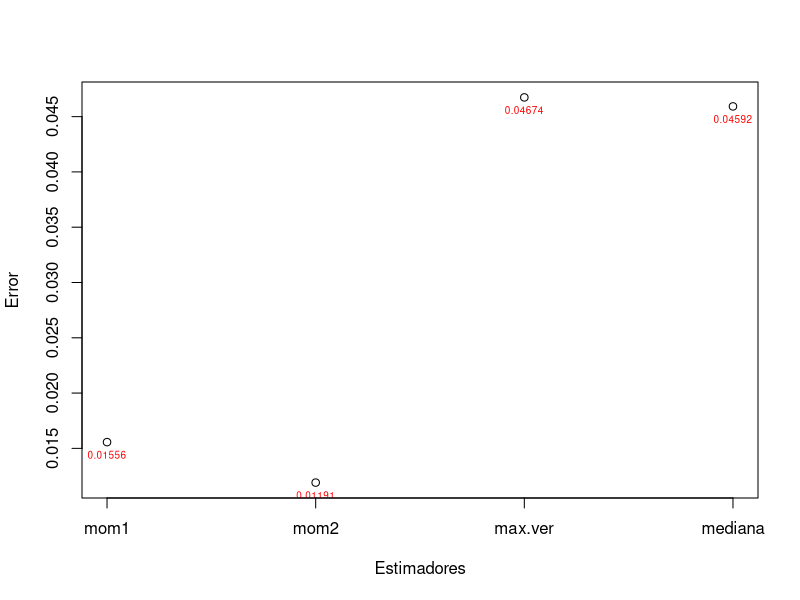
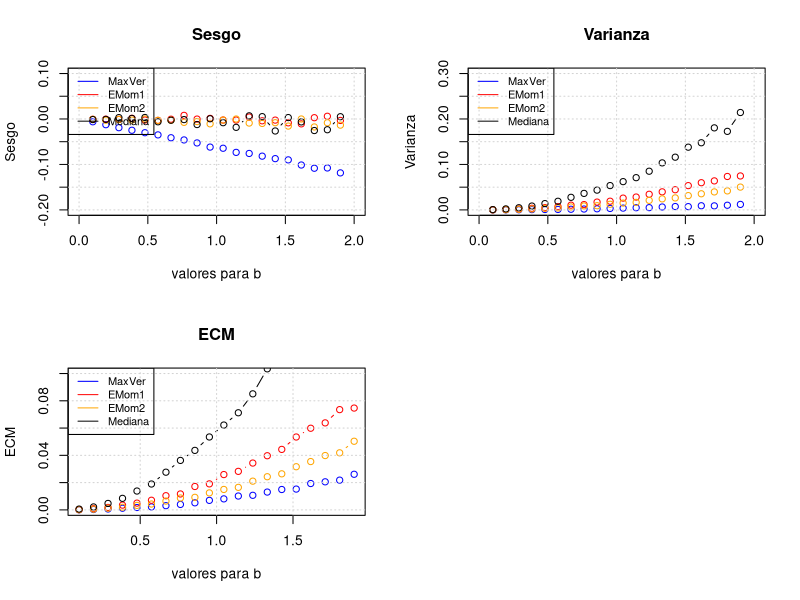
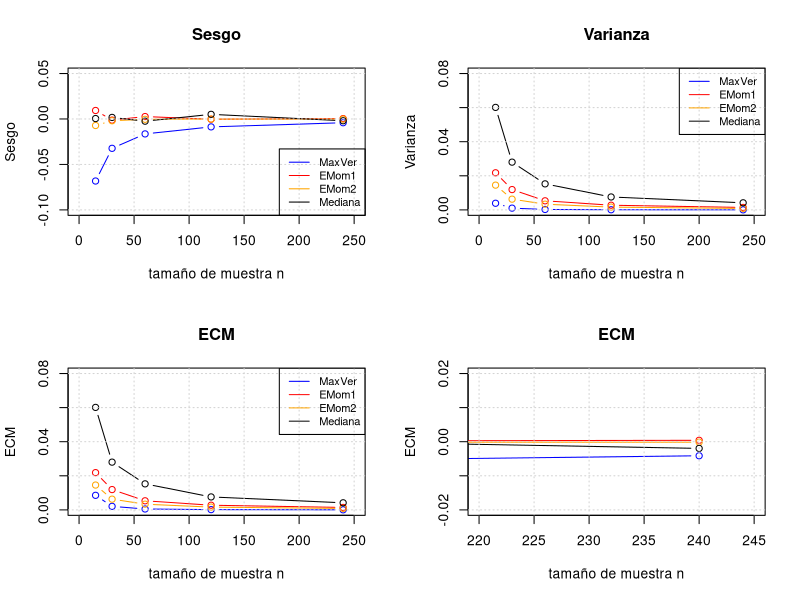
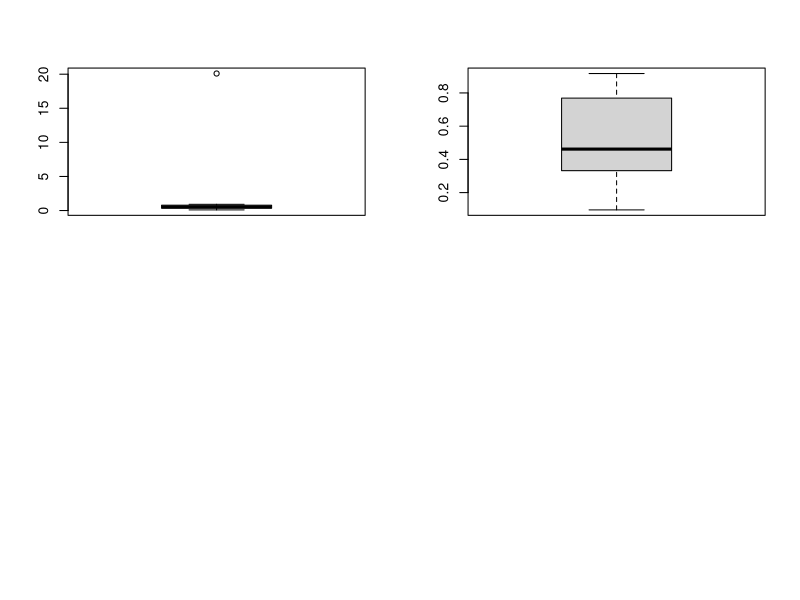
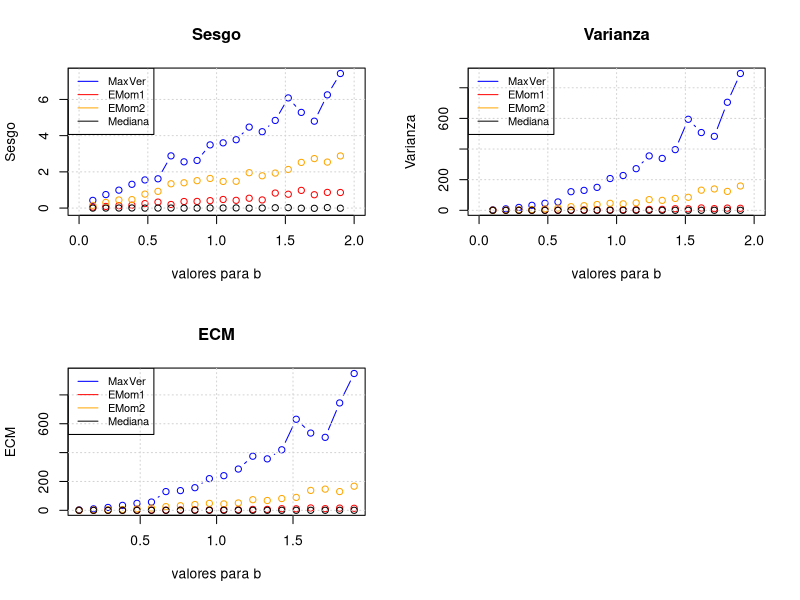

Write the R code that produced these figures, in order.

# Función estimadora de primeros momentos
bmom1 = function(muestra){
    return(2*mean(muestra))
}



# Función estimadora de segundos momentos
bmom2 = function(muestra){
    n <- length(muestra)
    return(sqrt(3 * mean(muestra^2)))
}

# Estimador de maxima verosimilitud
bmv = function(muestra){
    return(max(muestra))
}

bmed = function(muestra){
    return(2*median(muestra))
}

b <- 1
n <- 15
muestra <- runif(n, min=0, max=b)

bmom1(muestra)
bmom2(muestra)
bmv(muestra)
bmed(muestra)

# Calculo errores
error_momento_1 <- b - bmom1(muestra)
error_momento_2 <- b - bmom2(muestra)
error_max_ver   <- b - bmv(muestra)
error_mediana   <- b - bmed(muestra)
# Agrupo datos para plot
errores <- c(error_momento_1, error_momento_2, error_max_ver,error_mediana)
nombres <- c('mom1','mom2','max.ver','mediana')
# Imprimo y ploteo errores para una mejor comparación
matrix(c(nombres, round(errores,5)), nrow=2, ncol=4, byrow=TRUE)
# Plot
#options(repr.plot.width=7, repr.plot.height=7)
plot(errores, xlab="Estimadores", ylab="Error", xaxt='n')
text(errores, as.character(round(errores,5)), cex=0.6, pos=1, col="red")
axis(1, c(1,2,3,4), nombres) 

experimento = function(){
    # a)
    b <- 1
    n <- 15
    muestra <- runif(n, min=0, max=b)
    # b)
    b_mom1 <- bmom1(muestra)
    b_mom2 <- bmom2(muestra)
    b_mv  <- bmv(muestra)
    b_med <- bmed(muestra)
    #devuelvo un vector de estimadores
    c(b_mom1, b_mom2, b_mv, b_med)
}

# c)
nrep <- 1000
estimadores <- array(dim=c(nrep,4), dimnames=list(1:nrep, c("b_mom1", "b_mom2", "b_mv", "b_med")))
for(i in 1:nrep){
    estimadores[i,] <- array(experimento())
}

# Estimaciones guardadas de cada experimento
estimadores[2:4,]
estimadores[997:1000,]

# d)
# aplico mean a cada columna (estimador) de mi data
b_muestrales <- apply(estimadores, MARGIN=2, FUN=mean)
print(b_muestrales)

#sesgos <- medias_muestrales - b
b <- 1
sesgos <- b_muestrales - b

print(sesgos)

# e)
varianzas_muestrales <- apply(estimadores, MARGIN=2, FUN=var)

print(varianzas_muestrales)

# f) Aproximación del Error Cuadratico Medio (ECM)
ECM <- varianzas_muestrales + sesgos^2
print(ECM)

# Funciones simuladoras:
# Devuelven sesgo y varianza aproximados
# promediando 1000 experimentos
# con Estimador de Maxima Verosimilitud
simulacion_mv = function(b, n){
    nE <- 1000
    # Guardo todas las estimaciones
    all_b_est <- vector(length=nE)
    varianza <- vector(length=nE)
    for (i in 1:nE){
        muestra <- runif(n, min=0, max=b)
        b_est <- bmv(muestra)
        # Guardo b estimado para calcular Sesgo/Var luego
        all_b_est[i] <- b_est
    }
    # Calculo Sesgo y Varianza usando todas las muestras
    sesgo_est <- mean(all_b_est) - b
    # Calculo varianza muestral, usando b estimados
    varianza_est <- var(all_b_est)
    return(c(sesgo_est, varianza_est))
}

# con Estimador de 1er Momento
simulacion_mom = function(b, n){
    nE <- 1000
    all_b_est <- vector(length=nE)
    varianza <- vector(length=nE)
    for (i in 1:nE){
        muestra <- runif(n, min=0, max=b)
        b_est <- bmom1(muestra)
        all_b_est[i] <- b_est
    }
    sesgo_est <- mean(all_b_est) - b
    varianza_est <- var(all_b_est)
    return(c(sesgo_est, varianza_est))
}

# Agrego también simulación de 2do momento
simulacion_mom2 = function(b, n){
    nE <- 1000
    all_b_est <- vector(length=nE)
    varianza <- vector(length=nE)
    for (i in 1:nE){
        muestra <- runif(n, min=0, max=b)
        b_est <- bmom2(muestra)
        all_b_est[i] <- b_est
        }
    sesgo_est <- mean(all_b_est) - b
    varianza_est <- var(all_b_est)
    return(c(sesgo_est, varianza_est))
}

# con Mediana de la muestra
simulacion_med = function(b, n){
    nE <- 1000
    all_b_est <- vector(length=nE)
    varianza <- vector(length=nE)
    for (i in 1:nE){
        muestra <- runif(n, min=0, max=b)
        b_est <- bmed(muestra)
        all_b_est[i] <- b_est
        }
    sesgo_est <- mean(all_b_est) - b
    varianza_est <- var(all_b_est)
    return(c(sesgo_est, varianza_est))
}

# Calculo sesgos, varianzas y ECM para 20 valores
# distintos de b entre 0 y 2 (no inclusives)
nB <- 20
b_values <- seq(0.1, 1.9, by=1.8/(nB-1))
# nB filas, 3 columnas: (bias, var, ECM)
results_mv   <- matrix(nrow=nB, ncol=3)
results_mom  <- matrix(nrow=nB, ncol=3)
results_mom2 <- matrix(nrow=nB, ncol=3)
results_med  <- matrix(nrow=nB, ncol=3)

for (i in 1:nB){
    b <- b_values[i]
    results_mv[i,1:2]   <- simulacion_mv(b, 15)
    results_mom[i,1:2]  <- simulacion_mom(b, 15)
    results_mom2[i,1:2] <- simulacion_mom2(b, 15)
    results_med[i,1:2]  <- simulacion_med(b, 15)
    # ECM = Var + Sesgo^2
    results_mv[i,3]   <- results_mv[i,1]^2   + results_mv[i,2]
    results_mom[i,3]  <- results_mom[i,1]^2  + results_mom[i,2]
    results_mom2[i,3] <- results_mom2[i,1]^2 + results_mom2[i,2]
    results_med[i,3]  <- results_med[i,1]^2  + results_med[i,2]
}

par(mfrow=c(2,2))
# Sesgos
plot(b_values, results_mv[,1], ylim=c(-0.2,0.1), xlim=c(0,2),
     col="blue", main="Sesgo", xlab="valores para b", ylab="Sesgo", type="b")
points(b_values, results_mom[,1], col="red", type="b")
points(b_values, results_mom2[,1], col="orange", type="b")
points(b_values, results_med[,1], col="black", type="b")
grid()
transpa_color <- rgb(0, 0, 0, max = 255, alpha = 0, names = "transparent")
legend("topleft", bg=transpa_color,legend=c("MaxVer", "EMom1", "EMom2", "Mediana"),
       col=c("blue", "red", "orange", "black"), lty=1, cex=0.8,
       box.lty=1)
# Varianzas
plot(b_values, results_mv[,2], ylim=c(0,0.3), xlim=c(0,2),
     col="blue", main="Varianza", xlab="valores para b", ylab="Varianza", type="b")
points(b_values, results_mom[,2], col="red", type="b")
points(b_values, results_mom2[,2], col="orange", type="b")
points(b_values, results_med[,2], col="black", type="b")
grid()
transpa_color <- rgb(0, 0, 0, max = 255, alpha = 0, names = "transparent")
legend("topleft", bg=transpa_color,legend=c("MaxVer", "EMom1", "EMom2", "Mediana"),
       col=c("blue", "red", "orange", "black"), lty=1, cex=0.8,
       box.lty=1)
# ECM = Var + Sesgo^2
plot(b_values, results_mv[,3], col="blue", main="ECM", xlab="valores para b", ylab="ECM", type="b", ylim=c(0.0,0.1))
points(b_values, results_mom[,3], col="red", type="b")
points(b_values, results_mom2[,3], col="orange", type="b")
points(b_values, results_med[,3], col="black", type="b")
grid()
transpa_color <- rgb(0, 0, 0, max = 255, alpha = 0, names = "transparent")
legend("topleft", bg=transpa_color,legend=c("MaxVer", "EMom1", "EMom2", "Mediana"),
       col=c("blue", "red", "orange", "black"), lty=1, cex=0.8,
       box.lty=1)

# Calculo sesgos, varianzas para distintos valores de n
n_values <- c(15, 30, 60, 120, 240)
nN <- length(n_values)
# nN filas, 4 columnas: (n, Sesgo, Var, ECM)
results_mv   <- matrix(nrow=nN, ncol=4)
results_mom  <- matrix(nrow=nN, ncol=4)
results_mom2 <- matrix(nrow=nN, ncol=4)
results_med  <- matrix(nrow=nN, ncol=4)

for (i in 1:nN){
    n <- n_values[i]
    # Guardo n en [1]
    results_mv[i,1]   <- n
    results_mom[i,1]  <- n
    results_mom2[i,1] <- n
    results_med[i,1]  <- n
    # Realizo 1000 simulaciones y guardo
    # Sesgos[2] y Varianzas[3] para graficarlos
    results_mv[i,2:3]   <- simulacion_mv(1, n)
    results_mom[i,2:3]  <- simulacion_mom(1, n)
    results_mom2[i,2:3] <- simulacion_mom2(1, n)
    results_med[i,2:3]  <- simulacion_med(1, n)
    # ECM[4] = Sesgo^2 + Var
    results_mv[i,4]   <- results_mv[i,2]^2   + results_mv[i,3]
    results_mom[i,4]  <- results_mom[i,2]^2  + results_mom[i,3]
    results_mom2[i,4] <- results_mom2[i,2]^2 + results_mom2[i,3]
    results_med[i,4]  <- results_med[i,2]^2  + results_med[i,3]
}

results_mv
# n   Sesgo    Varianza   ECM

par(mfrow=c(2,2))
# Sesgos
plot(results_mv[,c(1,2)], ylim=c(-0.10,0.05), xlim=c(0,250),
     col="blue", main="Sesgo", xlab="tamaño de muestra n", ylab="Sesgo", type="b")
points(results_mom[,c(1,2)], col="red", type="b")
points(results_mom2[,c(1,2)], col="orange", type="b")
points(results_med[,c(1,2)], col="black", type="b")
grid()
transpa_color <- rgb(0, 0, 0, max = 255, alpha = 0, names = "transparent")
legend("bottomright", bg=transpa_color,legend=c("MaxVer", "EMom1", "EMom2", "Mediana"),
       col=c("blue", "red", "orange", "black"), lty=1, cex=0.8,
       box.lty=1)
# Varianzas
plot(results_mv[,c(1,3)], ylim=c(0.0,0.08), xlim=c(0,250),
     col="blue", main="Varianza", xlab="tamaño de muestra n", ylab="Varianza", type="b")
points(results_mom[,c(1,3)], col="red", type="b")
points(results_mom2[,c(1,3)], col="orange", type="b")
points(results_med[,c(1,3)], col="black", type="b")
grid()
transpa_color <- rgb(0, 0, 0, max = 255, alpha = 0, names = "transparent")
legend("topright", bg=transpa_color,legend=c("MaxVer", "EMom1", "EMom2", "Mediana"),
       col=c("blue", "red", "orange", "black"), lty=1, cex=0.8,
       box.lty=1)
# ECM 
plot(results_mv[,c(1,4)], col="blue", main="ECM", xlab="tamaño de muestra n", ylab="ECM", type="b", ylim=c(0.0,0.08), xlim=c(0,250))
points(results_mom[,c(1,4)], col="red", type="b")
points(results_mom2[,c(1,4)], col="orange", type="b")
points(results_med[,c(1,4)], col="black", type="b")
grid()
transpa_color <- rgb(0, 0, 0, max = 255, alpha = 0, names = "transparent")
legend("topright", bg=transpa_color, legend=c("MaxVer", "EMom1", "EMom2", "Mediana"),
       col=c("blue", "red", "orange", "black"), lty=1, cex=0.8,
       box.lty=1)

# Zoom en mayor n alcanzado
plot(results_mv, ylim=c(-0.02, 0.02), xlim=c(220,245),
     col="blue", main="ECM", xlab="tamaño de muestra n", ylab="ECM", type="b")
points(results_mom, col="red", type="b")
points(results_mom2, col="orange", type="b")
points(results_med, col="black", type="b")
grid()

X <- c(0.917, 0.247, 0.384, 0.530, 0.798,
       0.912, 0.096, 0.684, 0.394, 20.1,
       0.769, 0.137, 0.352, 0.332, 0.670)

b_mv <- bmv(X)
b_mom <- bmom1(X)
b_mom2 <- bmom2(X)
b_med <- bmed(X)

b_mv
b_mom
b_mom2
b_med

boxplot(X)

X_fixed <- c(0.917, 0.247, 0.384, 0.530, 0.798,
       0.912, 0.096, 0.684, 0.394,
       0.769, 0.137, 0.352, 0.332, 0.670)

b_mv <- bmv(X_fixed)
b_mom <- bmom1(X_fixed)
b_mom2 <- bmom2(X_fixed)
b_med <- bmed(X_fixed)

b_mv
b_mom
b_mom2
b_med

boxplot(X_fixed)

n <- 15
b <- 1
X <- runif(n, 0, b)

# Minicódigo a implementar en funciones simuladoras
X_cont <- X
# Contamino cada elemento con proba 0.005
for(i in 1:n){
    pC <- 0.005 # 1/200
    if(runif(1) < pC){
        
        X_cont[i] <- X_cont[i] * 100
    }
}

# De manera más eficiente (y bonita :)
pC <- 1/200
mask <- runif(n)
X_cont[mask<pC] <- X_cont[mask<pC] * 100

# Funciones simuladoras CON CONTAMINACIÓN:
# Devuelven sesgo y varianza aproximados
# promediando 1000 experimentos
# con Estimador de Maxima Verosimilitud
simulacion_mv_cont = function(b, n){
    nE <- 1000
    # Guardo todas las estimaciones
    all_b_est <- vector(length=nE)
    varianza <- vector(length=nE)
    for (i in 1:nE){
        muestra <- runif(n, min=0, max=b)
        # --[Contaminación con proba pC]--
        pC <- 1/200
        mask <- runif(n)
        muestra[mask<pC] <- muestra[mask<pC] * 100
        # --[Fin contaminación]--
        b_est <- bmv(muestra)
        # Guardo b estimado para calcular Sesgo luego
        all_b_est[i] <- b_est
    }
    # Calculo Sesgo y Varianza usando todas las muestras
    sesgo_est <- mean(all_b_est) - b
    varianza_est <- var(all_b_est)
    return(c(sesgo_est, varianza_est))
}

# con Estimador de 1er Momento
simulacion_mom_cont = function(b, n){
    nE <- 1000
    all_b_est <- vector(length=nE)
    varianza <- vector(length=nE)
    for (i in 1:nE){
        muestra <- runif(n, min=0, max=b)
        # --[Contaminación con proba pC]--
        pC <- 1/200
        mask <- runif(n)
        muestra[mask<pC] <- muestra[mask<pC] * 100
        # --[Fin contaminación]--
        b_est <- bmom1(muestra)
        all_b_est[i] <- b_est
    }
    sesgo_est <- mean(all_b_est) - b
    varianza_est <- var(all_b_est)
    return(c(sesgo_est, varianza_est))
}

# Agrego también simulación de 2do momento
simulacion_mom2_cont = function(b, n){
    nE <- 1000
    all_b_est <- vector(length=nE)
    varianza <- vector(length=nE)
    for (i in 1:nE){
        muestra <- runif(n, min=0, max=b)
        # --[Contaminación con proba pC]--
        pC <- 1/200
        mask <- runif(n)
        muestra[mask<pC] <- muestra[mask<pC] * 100
        # --[Fin contaminación]--
        b_est <- bmom2(muestra)
        all_b_est[i] <- b_est
        }
    sesgo_est <- mean(all_b_est) - b
    varianza_est <- var(all_b_est)
    return(c(sesgo_est, varianza_est))
}

# con Mediana de la muestra
simulacion_med_cont = function(b, n){
    nE <- 1000
    all_b_est <- vector(length=nE)
    varianza <- vector(length=nE)
    for (i in 1:nE){
        muestra <- runif(n, min=0, max=b)
        # --[Contaminación con proba pC]--
        pC <- 1/200
        mask <- runif(n)
        muestra[mask<pC] <- muestra[mask<pC] * 100
        # --[Fin contaminación]--
        b_est <- bmed(muestra)
        all_b_est[i] <- b_est
        }
    sesgo_est <- mean(all_b_est) - b
    varianza_est <- var(all_b_est)
    return(c(sesgo_est, varianza_est))
}

# Calculo sesgos, varianzas y ECM para 20 valores
# distintos de b entre 0 y 2 (no inclusives)
nB <- 20
b_values <- seq(0.1, 1.9, by=1.8/(nB-1))
# nB filas, 3 columnas: (bias, var, ECM)
results_mv   <- matrix(nrow=nB, ncol=3)
results_mom  <- matrix(nrow=nB, ncol=3)
results_mom2 <- matrix(nrow=nB, ncol=3)
results_med  <- matrix(nrow=nB, ncol=3)

for (i in 1:nB){
    b <- b_values[i]
    # Guardo Sesgo y Varianza para cada b
    results_mv[i,1:2]   <- simulacion_mv_cont(b, 15)
    results_mom[i,1:2]  <- simulacion_mom_cont(b, 15)
    results_mom2[i,1:2] <- simulacion_mom2_cont(b, 15)
    results_med[i,1:2]  <- simulacion_med_cont(b, 15)
    # Calculo ECM = Sesgo^2 + Var
    results_mv[i,3] <- results_mv[i,1]^2+results_mv[i,2]
    results_mom[i,3] <- results_mom[i,1]^2+results_mom[i,2]
    results_mom2[i,3] <- results_mom2[i,1]^2+results_mom2[i,2]
    results_med[i,3] <- results_med[i,1]^2+results_med[i,2]
}

par(mfrow=c(2,2))
# Plot para Sesgos
ylim <- c(-0.1, max(results_mv[,1]))
plot(b_values, results_mv[,1], xlim=c(0,2), ylim=ylim, 
     col="blue", main="Sesgo", xlab="valores para b", ylab="Sesgo", type="b")
points(b_values, results_mom[,1], col="red", type="b")
points(b_values, results_mom2[,1], col="orange", type="b")
points(b_values, results_med[,1], col="black", type="b")
grid()
transpa_color <- rgb(0, 0, 0, max = 255, alpha = 0, names = "transparent")
legend("topleft", bg=transpa_color,legend=c("MaxVer", "EMom1", "EMom2", "Mediana"),
       col=c("blue", "red", "orange", "black"), lty=1, cex=0.8,
       box.lty=1)
# Plot para Varianzas
plot(b_values, results_mv[,2], xlim=c(0,2),
     col="blue", main="Varianza", xlab="valores para b", ylab="Varianza", type="b")
points(b_values, results_mom[,2], col="red", type="b")
points(b_values, results_mom2[,2], col="orange", type="b")
points(b_values, results_med[,2], col="black", type="b")
grid()
transpa_color <- rgb(0, 0, 0, max = 255, alpha = 0, names = "transparent")
legend("topleft", bg=transpa_color,legend=c("MaxVer", "EMom1", "EMom2", "Mediana"),
       col=c("blue", "red", "orange", "black"), lty=1, cex=0.8,
       box.lty=1)
# Plot para ECM
plot(b_values, results_mv[,3], col="blue", main="ECM", xlab="valores para b", ylab="ECM", type="b")
points(b_values, results_mom[,3], col="red", type="b")
points(b_values, results_mom2[,3], col="orange", type="b")
points(b_values, results_med[,3], col="black", type="b")
grid()
transpa_color <- rgb(0, 0, 0, max = 255, alpha = 0, names = "transparent")
legend("topleft", bg=transpa_color,legend=c("MaxVer", "EMom1", "EMom2", "Mediana"),
       col=c("blue", "red", "orange", "black"), lty=1, cex=0.8,
       box.lty=1)


